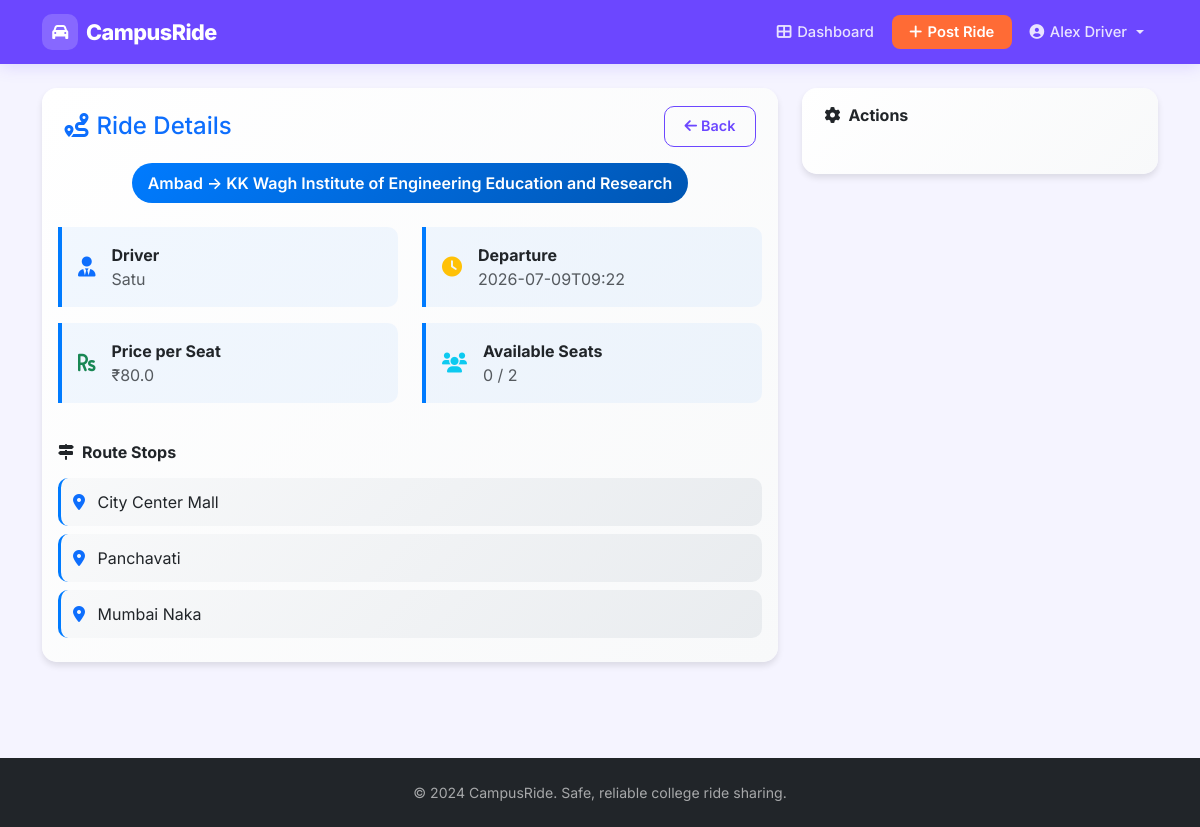
Screenshot of /ride-details/16 (signed in) with the database file from the repository.
### app.py (models this page shows)
class Ride(db.Model):
    __tablename__ = 'rides'
    id = db.Column(db.Integer, primary_key=True)
    driver_email = db.Column(db.String(255), db.ForeignKey('users.email'), nullable=False)
    driver_name = db.Column(db.String(255), nullable=False)
    origin = db.Column(db.Text, nullable=False)
    destination = db.Column(db.Text, nullable=False)
    departure_time = db.Column(db.String(50), nullable=False)
    seats_available = db.Column(db.Integer, nullable=False)
    price_per_seat = db.Column(db.Numeric(10, 2), default=0.00)
    route_waypoints = db.Column(db.Text)
    ride_status = db.Column(db.String(50), default='active')
    completed_at = db.Column(db.String(50))
    distance_km = db.Column(db.Numeric(5, 2), default=0.00)
    created_at = db.Column(db.String(50), nullable=False)
    bookings = db.relationship('Booking', backref='ride', lazy=True, cascade='all, delete-orphan')
    messages = db.relationship('ChatMessage', backref='ride', lazy=True, cascade='all, delete-orphan')

### app.py (the view)
@app.route('/ride-details/<int:ride_id>')
def ride_details(ride_id):
    if 'email' not in session:
        flash('You must be logged in to view ride details.', 'error')
        return redirect(url_for('login'))
    ride = Ride.query.get(ride_id)
    if not ride:
        flash('Ride not found.', 'error')
        return redirect(url_for('dashboard'))
    ride_dict = ride_to_dict(ride)
    booked_seats = len(ride.bookings)
    ride_dict['booked_seats'] = booked_seats
    ride_dict['available_seats'] = ride_dict['seats_available'] - booked_seats
    ride_dict['passengers'] = [
        {'passenger_name': b.passenger_name, 'passenger_email': b.passenger_email, 'booked_at': b.booked_at}
        for b in ride.bookings
    ]
    ride_dict = parse_waypoints(ride_dict)
    return render_template('ride_details.html',
                           ride=ride_dict,
                           role=session.get('role'),
                           email=session.get('email'))

### app.py (called while the page is built)
def parse_waypoints(ride_dict):
    wp = ride_dict.get('route_waypoints')
    if wp:
        try:
            ride_dict['route_waypoints'] = json.loads(wp)
        except (json.JSONDecodeError, TypeError):
            ride_dict['route_waypoints'] = []
    else:
        ride_dict['route_waypoints'] = []
    return ride_dict

def ride_to_dict(ride):
    d = {c.name: getattr(ride, c.name) for c in ride.__table__.columns}
    d['price_per_seat'] = float(d['price_per_seat'] or 0)
    d['distance_km'] = float(d['distance_km'] or 0)
    d['amount_paid'] = float(d.get('amount_paid') or 0) if 'amount_paid' in d else 0
    return d

### templates/ride_details.html (shortened to what this page needs)
{% extends "layout.html" %}
{% block content %}
<div class="container py-4">
    <div class="row">
        <div class="col-lg-8">
            <div class="card detail-card mb-4">
                <div class="card-header bg-transparent border-0 pb-0">
                    <div class="d-flex justify-content-between align-items-center">
                        <h4 class="mb-0 text-primary">
                            <i class="fas fa-route me-2"></i>Ride Details
                        </h4>
                        <a href="{{ url_for('dashboard') }}" class="btn btn-outline-primary">
                            <i class="fas fa-arrow-left me-1"></i>Back
                        </a>
                    </div>
                </div>
                <div class="card-body">
                    <div class="text-center mb-4">
                        <div class="route-badge d-inline-block">
                            {{ ride.origin }} → {{ ride.destination }}
                        </div>
                    </div>
                    <div class="row">
                        <div class="col-md-6">
                            <div class="info-item">
                                <div class="d-flex align-items-center">
                                    <i class="fas fa-user-tie text-primary fa-lg me-3"></i>
                                    <div>
                                        <div class="fw-bold">Driver</div>
                                        <div class="text-muted">{{ ride.driver_name }}</div>
                                    </div>
                                </div>
                            </div>
                        </div>
                        <div class="col-md-6">
                            <div class="info-item">
                                <div class="d-flex align-items-center">
                                    <i class="fas fa-clock text-warning fa-lg me-3"></i>
                                    <div>
                                        <div class="fw-bold">Departure</div>
                                        <div class="text-muted">{{ ride.departure_time }}</div>
                                    </div>
                                </div>
                            </div>
                        </div>
                        <div class="col-md-6">
                            <div class="info-item">
                                <div class="d-flex align-items-center">
                                    <i class="fas fa-rupee-sign text-success fa-lg me-3"></i>
                                    <div>
                                        <div class="fw-bold">Price per Seat</div>
                                        <div class="text-muted">₹{{ ride.price_per_seat }}</div>
                                    </div>
                                </div>
                            </div>
                        </div>
                        <div class="col-md-6">
                            <div class="info-item">
                                <div class="d-flex align-items-center">
                                    <i class="fas fa-users text-info fa-lg me-3"></i>
                                    <div>
                                        <div class="fw-bold">Available Seats</div>
                                        <div class="text-muted">{{ ride.available_seats }} / {{ ride.seats_available }}</div>
                                    </div>
                                </div>
                            </div>
                        </div>
                    </div>
                    {% if ride.route_waypoints %}
                    <div class="mt-4">
                        <h6 class="fw-bold mb-3">
                            <i class="fas fa-map-signs me-2"></i>Route Stops
                        </h6>
                        {% for waypoint in ride.route_waypoints %}
                        <div class="waypoint-item">
                            <i class="fas fa-map-marker-alt text-primary me-2"></i>
                            {{ waypoint }}
                        </div>
                        {% endfor %}
                    </div>
                    {% endif %}
                </div>
            </div>
        </div>
        <div class="col-lg-4">
            <div class="card detail-card mb-4">
                <div class="card-header bg-transparent border-0">
                    <h6 class="mb-0 fw-bold">
                        <i class="fas fa-cog me-2"></i>Actions
                    </h6>
                </div>
                <div class="card-body">
                </div>
            </div>
        </div>
    </div>
</div>
{% endblock %}

### templates/layout.html (style rules this page uses)
:root { --primary-color: #6c47ff; --primary-dark: #4f2fe0; --primary-light: #ede9ff; --accent-color: #ff6b35; --accent-dark: #e85520; --secondary-color: #64748b; --success-color: #10b981; --danger-color: #ef4444; --warning-color: #f59e0b; --bg-color: #f5f4ff; --card-bg: #ffffff; --text-primary: #1e1b4b; --text-muted: #6b7280; --border-color: #e5e7eb; --navbar-height: 64px; }
* { box-sizing: border-box; }
body { font-family: 'Inter', -apple-system, BlinkMacSystemFont, sans-serif; background-color: var(--bg-color); color: var(--text-primary); opacity: 0; animation: pageLoad 0.4s ease forwards; }
.card { border: 1px solid var(--border-color); box-shadow: 0 2px 12px rgba(108,71,255,0.06); border-radius: 16px; background: var(--card-bg); }
.card-header { background: transparent; border-bottom: 1px solid var(--border-color); padding: 1.1rem 1.4rem; border-radius: 16px 16px 0 0 !important; }
.btn { border-radius: 10px; font-weight: 600; font-size: 0.9rem; padding: 0.55rem 1.2rem; transition: all 0.2s ease; border: none; }
.btn-outline-primary { border: 1.5px solid var(--primary-color); color: var(--primary-color); background: transparent; }

### templates/ride_details.html (style rules this page uses)
.detail-card { background: linear-gradient(135deg, #ffffff 0%, #f8f9fa 100%); border: none; box-shadow: 0 4px 6px rgba(0, 0, 0, 0.1); border-radius: 15px; }
.route-badge { background: linear-gradient(135deg, #007bff, #0056b3); color: white; padding: 0.5rem 1rem; border-radius: 25px; font-weight: 600; }
.info-item { background: rgba(0, 123, 255, 0.05); border-left: 4px solid #007bff; padding: 1rem; border-radius: 0 10px 10px 0; margin-bottom: 1rem; }
.waypoint-item { background: linear-gradient(135deg, #f8f9fa, #e9ecef); border-radius: 10px; padding: 0.75rem; margin-bottom: 0.5rem; border-left: 3px solid #007bff; }

### rows the page displays
Ride: origin "Ambad", destination "KK Wagh Institute of Engineering Education and Research", driver_name "Satu", departure_time "2026-07-09T09:22"

### other values shown
{{ session.name }} "Alex Driver"
{{ ride.price_per_seat }} "80.0"
{{ ride.available_seats }} "0"
{{ ride.seats_available }} "2"
{{ waypoint }} "City Center Mall" "Panchavati" "Mumbai Naka"
